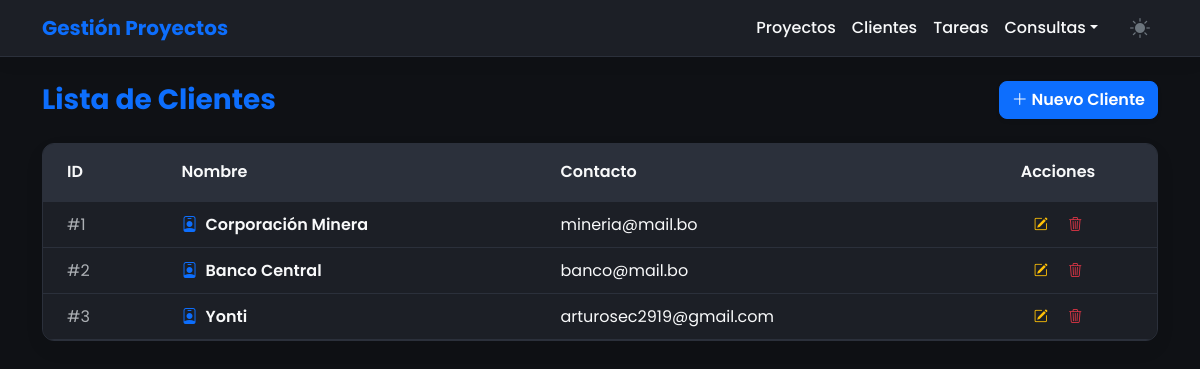
The app's page /clientes/index.php with its own data.
### tables this page shows
CREATE TABLE `clientes` (
  `id` int(11) NOT NULL,
  `nombre` varchar(150) NOT NULL,
  `contacto` varchar(150) NOT NULL
);

### clientes/index.php (the view)
<?php
include '../config/conexion.php';
include '../includes/header.php';
$sql="SELECT * FROM Clientes";
$result=$conn->query($sql);
?>
<div class="d-flex justify-content-between align-items-center mb-4">
    <h3 class="fw-bold mb-0 text-primary">Lista de Clientes</h3>
    <a href="../clientes/crear.php" class="btn btn-primary shadow-sm"><i class="bi bi-plus-lg"></i> Nuevo Cliente</a>
</div>
<div class="card overflow-hidden">
    <div class="table-responsive">
        <table class="table table-hover mb-0">
            <thead>
                <tr>
                    <th class="py-3 px-4">ID</th>
                    <th class="py-3 px-4">Nombre</th>
                    <th class="py-3 px-4">Contacto</th>
                    <th class="py-3 px-4 text-center">Acciones</th>
                </tr>
            </thead>
            <tbody>
            <?php while($row=$result->fetch_assoc()){ ?>
                <tr>
                    <td class="px-4 text-muted">#<?php echo $row['id']; ?></td>
                    <td class="px-4 fw-semibold"><i class="bi bi-person-badge text-primary me-2"></i><?php echo $row['nombre']; ?></td>
                    <td class="px-4"><?php echo $row['contacto']; ?></td>
                    <td class="px-4 text-center">
                        <a href="../clientes/editar.php?id=<?php echo $row['id']; ?>" class="btn btn-sm btn-outline-warning border-0"><i class="bi bi-pencil-square"></i></a>
                        <a href="../clientes/eliminar.php?id=<?php echo $row['id']; ?>" class="btn btn-sm btn-outline-danger border-0" onclick="return confirm('¿Eliminar cliente?');"><i class="bi bi-trash3"></i></a>
                    </td>
                </tr>
            <?php } ?>
            </tbody>
        </table>
    </div>
</div>
<?php include '../includes/footer.php'; ?>

### includes/header.php (style rules this page uses)
:root[data-bs-theme="dark"] { --bs-body-bg:#0f1115; --surface-color:#1c1f26; --border-color:#2b303b; --text-color:#f8f9fa; }
body { background-color:var(--bs-body-bg); color:var(--text-color); transition:background-color 0.3s ease, color 0.3s ease; font-family:'Poppins', sans-serif; }
.card { background-color:var(--surface-color); border:1px solid var(--border-color); border-radius:12px; box-shadow:0 8px 24px rgba(0,0,0,0.04); }
.table { border-color:var(--border-color); vertical-align: middle; margin-bottom:0; }
.table > :not(caption) > * > * { background-color:var(--surface-color); color:var(--text-color); border-bottom-color:var(--border-color); transition:background-color 0.3s ease, color 0.3s ease; }
.table thead th { background-color:var(--border-color) !important; color:var(--text-color) !important; font-weight:600; border-bottom:2px solid var(--border-color); }
.btn { border-radius:8px; font-weight:600; transition:all 0.2s ease; }

### records on screen
clientes: id "1", nombre "Corporación Minera", contacto "mineria@mail.bo"
clientes: id "2", nombre "Banco Central", contacto "banco@mail.bo"
clientes: id "3", nombre "Yonti", contacto "arturosec2919@gmail.com"
